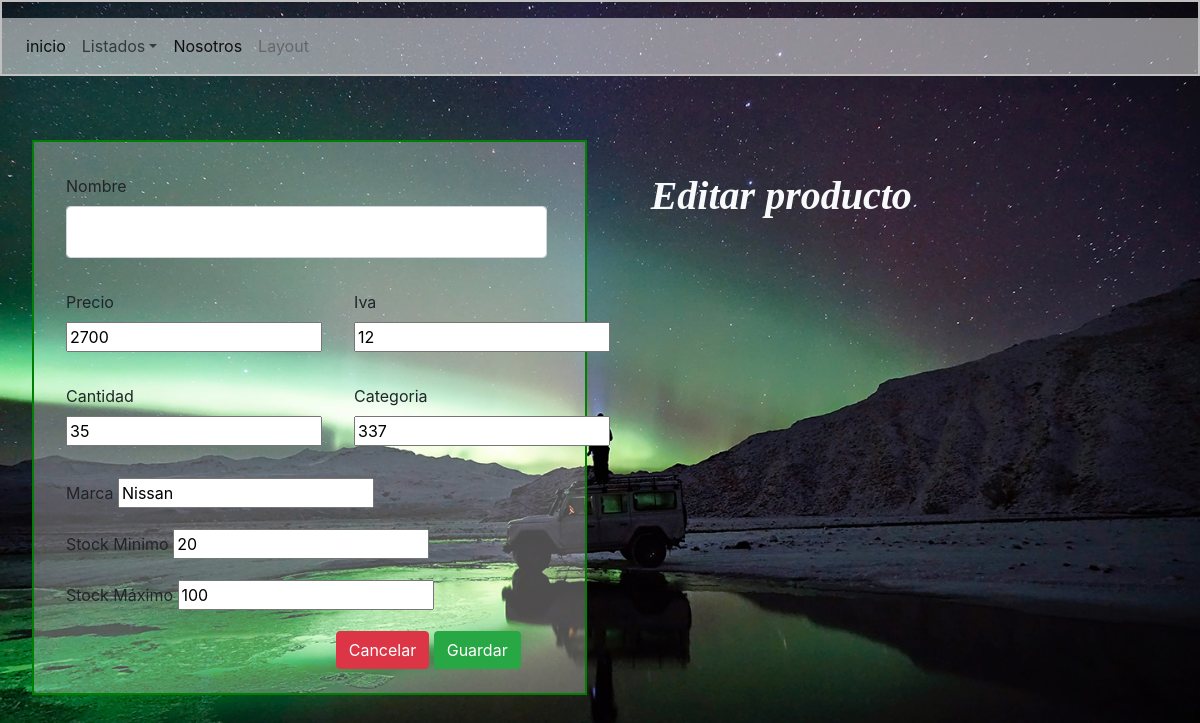
The page /App/Views/crudProd/editar.php?id=1 on the database its author committed.
### tables this page shows
CREATE TABLE `producto` (
  `id_Producto` int(8) NOT NULL,
  `idCategoria` int(6) NOT NULL,
  `precioProd` float NOT NULL,
  `iva` int(2) NOT NULL,
  `stockMax` int(20) NOT NULL,
  `stockMin` int(20) NOT NULL,
  `cantProd` int(4) NOT NULL,
  `marca` varchar(30) NOT NULL
);

### App/Models/conex.php (called while the page is built)
<?php
class Conex{
	public static function Conection(){
		try{
		$conex = new PDO('mysql:host=localhost;dbname=sistema', "root", "", array(PDO::MYSQL_ATTR_INIT_COMMAND => "SET NAMES utf8"));
		return $conex;
			} catch(Exception $e){
				echo "Error presente en ".$e->getMessage();
		}
	}
}
?>

### App/Views/crudProd/editar.php (the view, shortened to what this page needs)
<?php
require "../../Models/conex.php";
$id = $_GET['id'];
$cox = new Conex();
$sentencia = $cox->Conection()->prepare('SELECT * FROM producto WHERE id_Producto = ?;');
$result = $sentencia->execute([$id]);
$producto = $sentencia->fetch(PDO::FETCH_OBJ);
?>
<!DOCTYPE html>
<html lang="es">
<head>
	<link rel="stylesheet" type="text/css" href="../../../css/bootstrap.min.css">
	<link rel="stylesheet" type="text/css" href="../../../css/style.css">
</head>
<body style="background-image: url('../../../img/slide02.jpg'); background-size: cover; background-attachment: fixed; background-position: center;">
	<header>
		<div class="encabezado">
<nav class="navbar navbar-expand-lg navbar-light mt-3" style="background-color: rgba( 255, 255, 255, .5);
">
  <div class="collapse navbar-collapse" id="navbarSupportedContent">
    <ul class="navbar-nav mr-auto">
      <li class="nav-item active">
        <a class="nav-link" href="../../../index.php">inicio</a>
      </li>
      <li class="nav-item dropdown">
       <a class="nav-link text-dark dropdown-toggle" href="#" id="navbarDropdown" role="button" data-toggle="dropdown" aria-haspopup="true" aria-expanded="false">Listados</a>
      </li>
       <li class="nav-item active">
        <a class="nav-link" href="#">Nosotros</a>
      </li>
      <li class="nav-item">
        <a class="nav-link disabled" href="#" tabindex="-1" aria-disabled="true">Layout</a>
      </li>
    </ul>
  </div>
</nav>
		</div>
	</header>
<section class="p-3 d-flex">
<form action="modificar.php" method="POST" accept-charset="utf-8" class="m-3 col-5 p-3 pr-5 pb-4" style="background-color: rgba(255, 255, 255, 0.3); border: 2px solid green">
<div class="m-3">
<label for="nombreProd2">Nombre</label>
<input type="text" name="nombreProd2" class="form-control" value="<?php echo $producto->nombreProd; ?>">
</div>
<div class="d-flex">
<div class="m-3">
<label for="precioProd2">Precio</label>
<input type="text" name="precioProd2" class="" value="<?php echo $producto->precioProd; ?>">
</div>
<div class="m-3">
<label for="iva2">Iva</label>
<input type="text" name="iva2" class="" value="<?php echo $producto->iva; ?>">
</div>
</div>
<div class="d-flex mb-2">
<div class="m-3">
<label for="cantProd2">Cantidad</label>
<input type="number" name="cantProd2" class="" value="<?php echo $producto->cantProd; ?>">
</div>
<div class="m-3">
<label for="idCategoria2">Categoria</label>
<input type="text" name="idCategoria2" class="" value="<?php echo $producto->idCategoria; ?>">
</div>
</div>
<div class="m-3">
<label for="marca2">Marca</label>
<input type="text" name="marca2" value="<?php echo $producto->marca; ?>">
</div>
<div class="m-3">
<label for="stockMin2">Stock Minimo</label>
<input type="number" name="stockMin2" class="" min="6" value="<?php echo $producto->stockMin; ?>">
</div>
<div class="m-3">
<label for="stockMax2">Stock Máximo</label>
<input type="number" name="stockMax2" class="" min="72" value="<?php echo $producto->stockMax; ?>">
</div>
<div class="float-right px-3">
<input type="reset" value="Cancelar" class="btn btn-danger">
<input type="submit" value="Guardar" class="btn btn-success">
</div>
	</form>
<div class="p-5">
	<h1 class="text-center font-italic font-weight-bold text-light">Editar producto</h1>
</div>
	</section>
</body>
</html>

### css/style.css (style rules this page uses)
*, *:before, *:after { box-sizing: inherit; }
h1 { font-family: 'Georgia', 'Times New Roman', serif; }
.encabezado { margin-bottom: 2rem; margin-top: 0; border: 2px solid silver; }

### rows shown on the page
producto: precioProd2 "2700", iva2 "12", cantProd2 "35", idCategoria2 "337", marca2 "Nissan", stockMin2 "20", stockMax2 "100"
